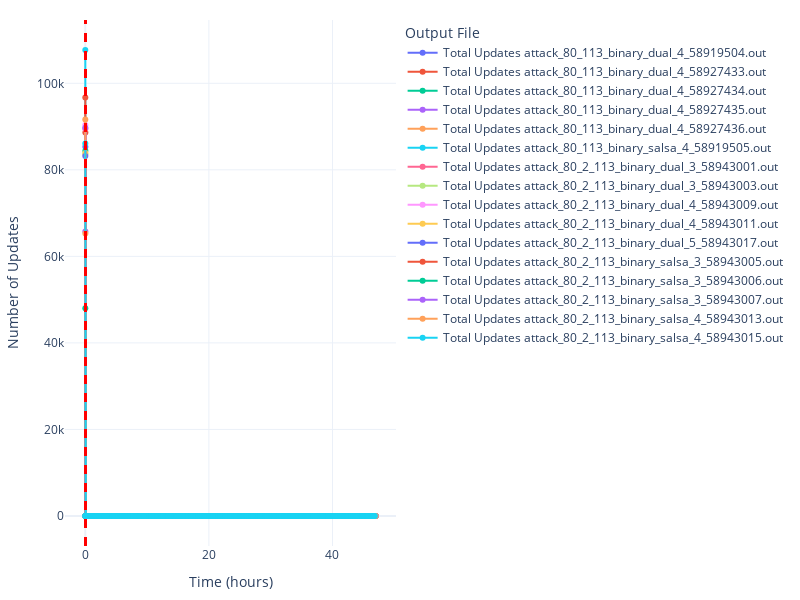

The cell this chart's notebook holds for it:
### Code cell
fig_updates = go.Figure()

for res in results:
    num_updates = res['num_updates']
    tours = sorted(res['best_b'].keys())
    x_axis = tours if not use_time else [res['tour_to_time'][tour] for tour in tours]

    # Prepare update counts
    update_counts = [sum(num_updates.get(tour, [])) for tour in tours[:-1]]

    fig_updates.add_trace(go.Scatter(
        x=list(x_axis)[:-1],
        y=update_counts,
        mode='lines+markers',
        name=f"Total Updates {res['output_file']}"
    ))
    # Add vertical line where BKZ starts
    if res['start_bkz'] is not None and res['start_bkz'] in res['tour_to_time']:
        start_bkz = res['start_bkz'] if not use_time else res['tour_to_time'][res['start_bkz']]
        fig_updates.add_vline(x=start_bkz, line_dash="dash", line_color="red")

fig_updates.update_layout(
    xaxis_title=x_axis_title,
    yaxis_title="Number of Updates",
    legend_title="Output File",
    template="plotly_white",
    width=800,
    height=600,
    autosize=True,
    margin=dict(l=40, r=20, t=20, b=40)
)
fig_updates.show()

### Figure 1 — Plotly figure (JSON) as saved in the notebook; plotly's stock layout.template omitted (floating-point values rounded to 4 significant figures; data arrays with more than 128 entries replaced by an {"elided": "..."} marker saying what was removed)
{"data": [{"mode": "lines+markers", "name": "Total Updates attack_80_113_binary_dual_4_58919504.out", "type": "scatter", "x": {"elided": "312 float values"}, "y": {"elided": "312 int values"}}, {"mode": "lines+markers", "name": "Total Updates attack_80_113_binary_dual_4_58927433.out", "type": "scatter", "x": {"elided": "530 float values"}, "y": {"elided": "530 int values"}}, {"mode": "lines+markers", "name": "Total Updates attack_80_113_binary_dual_4_58927434.out", "type": "scatter", "x": {"elided": "460 float values"}, "y": {"elided": "460 int values"}}, {"mode": "lines+markers", "name": "Total Updates attack_80_113_binary_dual_4_58927435.out", "type": "scatter", "x": {"elided": "356 float values"}, "y": {"elided": "356 int values"}}, {"mode": "lines+markers", "name": "Total Updates attack_80_113_binary_dual_4_58927436.out", "type": "scatter", "x": {"elided": "352 float values"}, "y": {"elided": "352 int values"}}, {"mode": "lines+markers", "name": "Total Updates attack_80_113_binary_salsa_4_58919505.out", "type": "scatter", "x": {"elided": "313 float values"}, "y": {"elided": "313 int values"}}, {"mode": "lines+markers", "name": "Total Updates attack_80_2_113_binary_dual_3_58943001.out", "type": "scatter", "x": {"elided": "342 float values"}, "y": {"elided": "342 int values"}}, {"mode": "lines+markers", "name": "Total Updates attack_80_2_113_binary_dual_3_58943003.out", "type": "scatter", "x": {"elided": "316 float values"}, "y": {"elided": "316 int values"}}, {"mode": "lines+markers", "name": "Total Updates attack_80_2_113_binary_dual_4_58943009.out", "type": "scatter", "x": {"elided": "346 float values"}, "y": {"elided": "346 int values"}}, {"mode": "lines+markers", "name": "Total Updates attack_80_2_113_binary_dual_4_58943011.out", "type": "scatter", "x": {"elided": "307 float values"}, "y": {"elided": "307 int values"}}, {"mode": "lines+markers", "name": "Total Updates attack_80_2_113_binary_dual_5_58943017.out", "type": "scatter", "x": {"elided": "375 float values"}, "y": {"elided": "375 int values"}}, {"mode": "lines+markers", "name": "Total Updates attack_80_2_113_binary_salsa_3_58943005.out", "type": "scatter", "x": {"elided": "343 float values"}, "y": {"elided": "343 int values"}}, {"mode": "lines+markers", "name": "Total Updates attack_80_2_113_binary_salsa_3_58943006.out", "type": "scatter", "x": [0.001858, 0.003842, 0.006614, 0.08928, 0.2036, 0.3098, 0.4944, 0.9453, 9.793, 19.8, 29.38, 40.33], "y": [48019, 0, 0, 0, 0, 0, 0, 0, 0, 0, 0, 0]}, {"mode": "lines+markers", "name": "Total Updates attack_80_2_113_binary_salsa_3_58943007.out", "type": "scatter", "x": {"elided": "302 float values"}, "y": {"elided": "302 int values"}}, {"mode": "lines+markers", "name": "Total Updates attack_80_2_113_binary_salsa_4_58943013.out", "type": "scatter", "x": {"elided": "350 float values"}, "y": {"elided": "350 int values"}}, {"mode": "lines+markers", "name": "Total Updates attack_80_2_113_binary_salsa_4_58943015.out", "type": "scatter", "x": {"elided": "331 float values"}, "y": {"elided": "331 int values"}}], "layout": {"autosize": true, "height": 600, "legend": {"title": {"text": "Output File"}}, "margin": {"b": 40, "l": 40, "r": 20, "t": 20}, "shapes": [{"line": {"color": "red", "dash": "dash"}, "type": "line", "x0": 0.009744, "x1": 0.009744, "xref": "x", "y0": 0, "y1": 1, "yref": "y domain"}, {"line": {"color": "red", "dash": "dash"}, "type": "line", "x0": 0.0101, "x1": 0.0101, "xref": "x", "y0": 0, "y1": 1, "yref": "y domain"}, {"line": {"color": "red", "dash": "dash"}, "type": "line", "x0": 0.01141, "x1": 0.01141, "xref": "x", "y0": 0, "y1": 1, "yref": "y domain"}, {"line": {"color": "red", "dash": "dash"}, "type": "line", "x0": 0.008733, "x1": 0.008733, "xref": "x", "y0": 0, "y1": 1, "yref": "y domain"}, {"line": {"color": "red", "dash": "dash"}, "type": "line", "x0": 0.01018, "x1": 0.01018, "xref": "x", "y0": 0, "y1": 1, "yref": "y domain"}, {"line": {"color": "red", "dash": "dash"}, "type": "line", "x0": 0.0007389, "x1": 0.0007389, "xref": "x", "y0": 0, "y1": 1, "yref": "y domain"}, {"line": {"color": "red", "dash": "dash"}, "type": "line", "x0": 0.01234, "x1": 0.01234, "xref": "x", "y0": 0, "y1": 1, "yref": "y domain"}, {"line": {"color": "red", "dash": "dash"}, "type": "line", "x0": 0.006389, "x1": 0.006389, "xref": "x", "y0": 0, "y1": 1, "yref": "y domain"}, {"line": {"color": "red", "dash": "dash"}, "type": "line", "x0": 0.009892, "x1": 0.009892, "xref": "x", "y0": 0, "y1": 1, "yref": "y domain"}, {"line": {"color": "red", "dash": "dash"}, "type": "line", "x0": 0.008231, "x1": 0.008231, "xref": "x", "y0": 0, "y1": 1, "yref": "y domain"}, {"line": {"color": "red", "dash": "dash"}, "type": "line", "x0": 0.004308, "x1": 0.004308, "xref": "x", "y0": 0, "y1": 1, "yref": "y domain"}, {"line": {"color": "red", "dash": "dash"}, "type": "line", "x0": 0.001811, "x1": 0.001811, "xref": "x", "y0": 0, "y1": 1, "yref": "y domain"}, {"line": {"color": "red", "dash": "dash"}, "type": "line", "x0": 0.001858, "x1": 0.001858, "xref": "x", "y0": 0, "y1": 1, "yref": "y domain"}, {"line": {"color": "red", "dash": "dash"}, "type": "line", "x0": 0.001831, "x1": 0.001831, "xref": "x", "y0": 0, "y1": 1, "yref": "y domain"}, {"line": {"color": "red", "dash": "dash"}, "type": "line", "x0": 0.0004472, "x1": 0.0004472, "xref": "x", "y0": 0, "y1": 1, "yref": "y domain"}, {"line": {"color": "red", "dash": "dash"}, "type": "line", "x0": 0.0007306, "x1": 0.0007306, "xref": "x", "y0": 0, "y1": 1, "yref": "y domain"}], "width": 800, "xaxis": {"title": {"text": "Time (hours)"}}, "yaxis": {"title": {"text": "Number of Updates"}}}}
